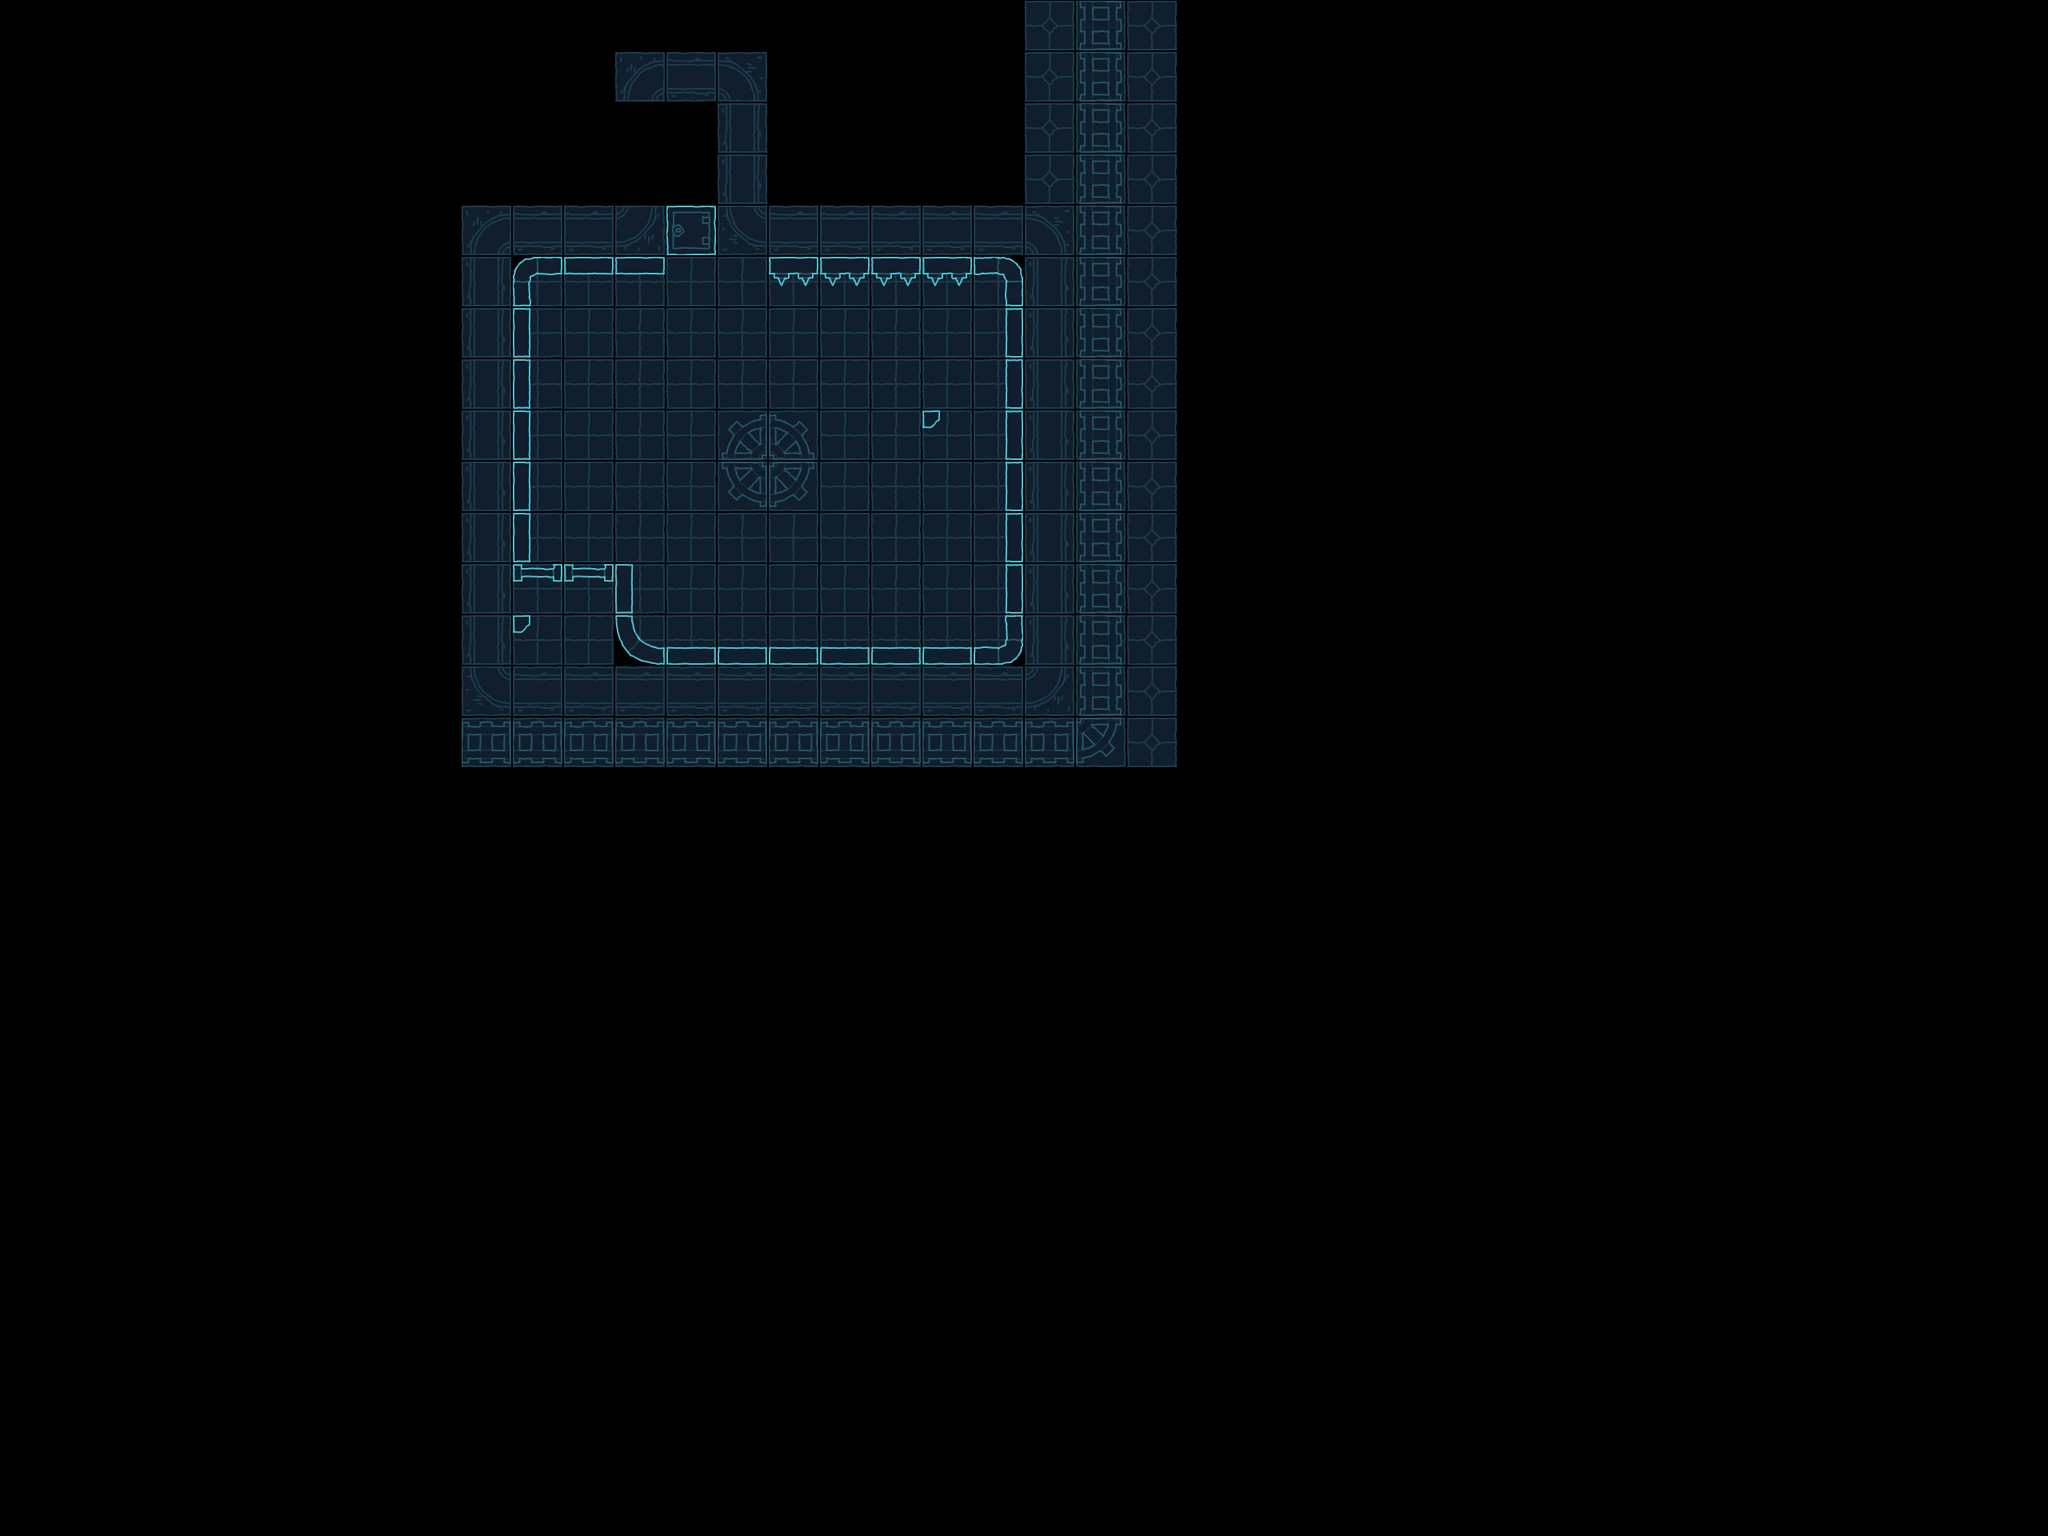

A level layout from a 2D game, rendered from its tile map. Below: a short description, then the map file with its tile-grid data intact:
An orthogonal 40x30 tile map with 64x64 px tiles, 1 tile layer (Tile Layer 1) and 5 objects (Engine, Navigation, Reactor, LifeSupport, Comms).

<map version="1.10" tiledversion="1.12.2" orientation="orthogonal" renderorder="right-down" width="40" height="30" tilewidth="64" tileheight="64" infinite="0" nextlayerid="3" nextobjectid="6">
 <tileset firstgid="1" name="tilesheet" tilewidth="64" tileheight="64" tilecount="154" columns="14">
  <image source="tilesheet.png" width="896" height="704" />
 </tileset>
 <layer id="1" name="Tile Layer 1" width="40" height="30">
  <data encoding="csv">
0,0,0,0,0,0,0,0,0,0,0,0,0,0,0,0,0,0,0,0,43,3221225530,43,0,0,0,0,0,0,0,0,0,0,0,0,0,0,0,0,0,
0,0,0,0,0,0,0,0,0,0,0,0,2,1610612752,2684354562,0,0,0,0,0,43,3221225530,43,0,0,0,0,0,0,0,0,0,0,0,0,0,0,0,0,0,
0,0,0,0,0,0,0,0,0,0,0,0,0,0,16,0,0,0,0,0,43,3221225530,43,0,0,0,0,0,0,0,0,0,0,0,0,0,0,0,0,0,
0,0,0,0,0,0,0,0,0,0,0,0,0,0,16,0,0,0,0,0,43,3221225530,43,0,0,0,0,0,0,0,0,0,0,0,0,0,0,0,0,0,
0,0,0,0,0,0,0,0,0,2,1610612752,1610612752,3221225474,36,1610612738,1610612752,1610612752,1610612752,1610612752,1610612752,2684354562,3221225530,43,0,0,0,0,0,0,0,0,0,0,0,0,0,0,0,0,0,
0,0,0,0,0,0,0,0,0,16,45,4,4,15,15,60,60,60,60,2684354605,16,3221225530,43,0,0,0,0,0,0,0,0,0,0,0,0,0,0,0,0,0,
0,0,0,0,0,0,0,0,0,16,1610612740,15,15,15,15,15,15,15,15,2684354564,16,3221225530,43,0,0,0,0,0,0,0,0,0,0,0,0,0,0,0,0,0,
0,0,0,0,0,0,0,0,0,16,1610612740,15,15,15,15,15,15,15,15,2684354564,16,3221225530,43,0,0,0,0,0,0,0,0,0,0,0,0,0,0,0,0,0,
0,0,0,0,0,0,0,0,0,16,1610612740,15,15,15,44,2684354604,15,15,73,2684354564,16,3221225530,43,0,0,0,0,0,0,0,0,0,0,0,0,0,0,0,0,0,
0,0,0,0,0,0,0,0,0,16,1610612740,15,15,15,1610612780,3221225516,15,15,15,2684354564,16,3221225530,43,0,0,0,0,0,0,0,0,0,0,0,0,0,0,0,0,0,
0,0,0,0,0,0,0,0,0,16,1610612740,15,15,15,15,15,15,15,15,2684354564,16,3221225530,43,0,0,0,0,0,0,0,0,0,0,0,0,0,0,0,0,0,
0,0,0,0,0,0,0,0,0,16,5,5,1610612740,15,15,15,15,15,15,2684354564,16,3221225530,43,0,0,0,0,0,0,0,0,0,0,0,0,0,0,0,0,0,
0,0,0,0,0,0,0,0,0,16,73,15,1610612753,3221225476,3221225476,3221225476,3221225476,3221225476,3221225476,3221225517,16,3221225530,43,0,0,0,0,0,0,0,0,0,0,0,0,0,0,0,0,0,
0,0,0,0,0,0,0,0,0,1610612738,1610612752,1610612752,1610612752,1610612752,1610612752,1610612752,1610612752,1610612752,1610612752,1610612752,3221225474,3221225530,43,0,0,0,0,0,0,0,0,0,0,0,0,0,0,0,0,0,
0,0,0,0,0,0,0,0,0,2684354618,2684354618,2684354618,2684354618,2684354618,2684354618,2684354618,2684354618,2684354618,2684354618,2684354618,2684354618,3221225516,43,0,0,0,0,0,0,0,0,0,0,0,0,0,0,0,0,0,
0,0,0,0,0,0,0,0,0,0,0,0,0,0,0,0,0,0,0,0,0,0,0,0,0,0,0,0,0,0,0,0,0,0,0,0,0,0,0,0,
0,0,0,0,0,0,0,0,0,0,0,0,0,0,0,0,0,0,0,0,0,0,0,0,0,0,0,0,0,0,0,0,0,0,0,0,0,0,0,0,
0,0,0,0,0,0,0,0,0,0,0,0,0,0,0,0,0,0,0,0,0,0,0,0,0,0,0,0,0,0,0,0,0,0,0,0,0,0,0,0,
0,0,0,0,0,0,0,0,0,0,0,0,0,0,0,0,0,0,0,0,0,0,0,0,0,0,0,0,0,0,0,0,0,0,0,0,0,0,0,0,
0,0,0,0,0,0,0,0,0,0,0,0,0,0,0,0,0,0,0,0,0,0,0,0,0,0,0,0,0,0,0,0,0,0,0,0,0,0,0,0,
0,0,0,0,0,0,0,0,0,0,0,0,0,0,0,0,0,0,0,0,0,0,0,0,0,0,0,0,0,0,0,0,0,0,0,0,0,0,0,0,
0,0,0,0,0,0,0,0,0,0,0,0,0,0,0,0,0,0,0,0,0,0,0,0,0,0,0,0,0,0,0,0,0,0,0,0,0,0,0,0,
0,0,0,0,0,0,0,0,0,0,0,0,0,0,0,0,0,0,0,0,0,0,0,0,0,0,0,0,0,0,0,0,0,0,0,0,0,0,0,0,
0,0,0,0,0,0,0,0,0,0,0,0,0,0,0,0,0,0,0,0,0,0,0,0,0,0,0,0,0,0,0,0,0,0,0,0,0,0,0,0,
0,0,0,0,0,0,0,0,0,0,0,0,0,0,0,0,0,0,0,0,0,0,0,0,0,0,0,0,0,0,0,0,0,0,0,0,0,0,0,0,
0,0,0,0,0,0,0,0,0,0,0,0,0,0,0,0,0,0,0,0,0,0,0,0,0,0,0,0,0,0,0,0,0,0,0,0,0,0,0,0,
0,0,0,0,0,0,0,0,0,0,0,0,0,0,0,0,0,0,0,0,0,0,0,0,0,0,0,0,0,0,0,0,0,0,0,0,0,0,0,0,
0,0,0,0,0,0,0,0,0,0,0,0,0,0,0,0,0,0,0,0,0,0,0,0,0,0,0,0,0,0,0,0,0,0,0,0,0,0,0,0,
0,0,0,0,0,0,0,0,0,0,0,0,0,0,0,0,0,0,0,0,0,0,0,0,0,0,0,0,0,0,0,0,0,0,0,0,0,0,0,0,
0,0,0,0,0,0,0,0,0,0,0,0,0,0,0,0,0,0,0,0,0,0,0,0,0,0,0,0,0,0,0,0,0,0,0,0,0,0,0,0
</data>
 </layer>
<objectgroup id="2" name="taskObject">
  <object id="1" name="Engine" x="800" y="480">
   <point />
   <properties>
    <property name="difficulty" value="intern" />
   </properties>
  </object>
  <object id="2" name="Navigation" x="1120" y="480">
   <point />
   <properties>
    <property name="difficulty" value="sde1" />
   </properties>
  </object>
  <object id="3" name="Reactor" x="928" y="672">
   <point />
   <properties>
    <property name="difficulty" value="senior" />
   </properties>
  </object>
  <object id="4" name="LifeSupport" x="800" y="608">
   <point />
   <properties>
    <property name="difficulty" value="intern" />
   </properties>
  </object>
  <object id="5" name="Comms" x="1120" y="608">
   <point />
   <properties>
    <property name="difficulty" value="sde1" />
   </properties>
  </object>
 </objectgroup>
</map>
